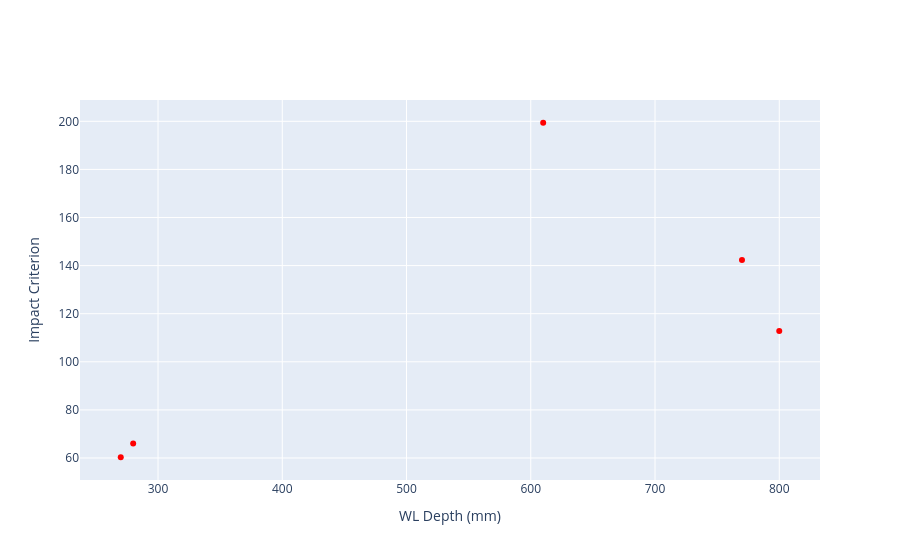
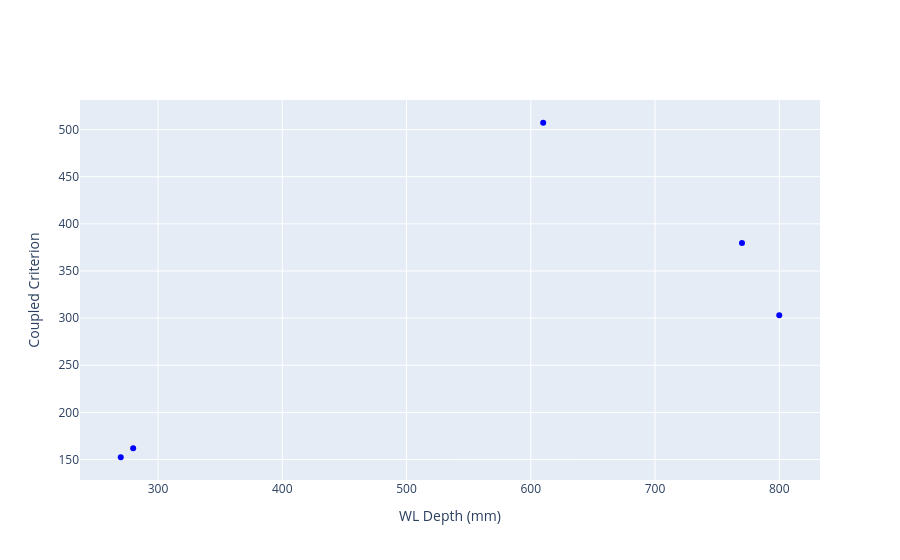
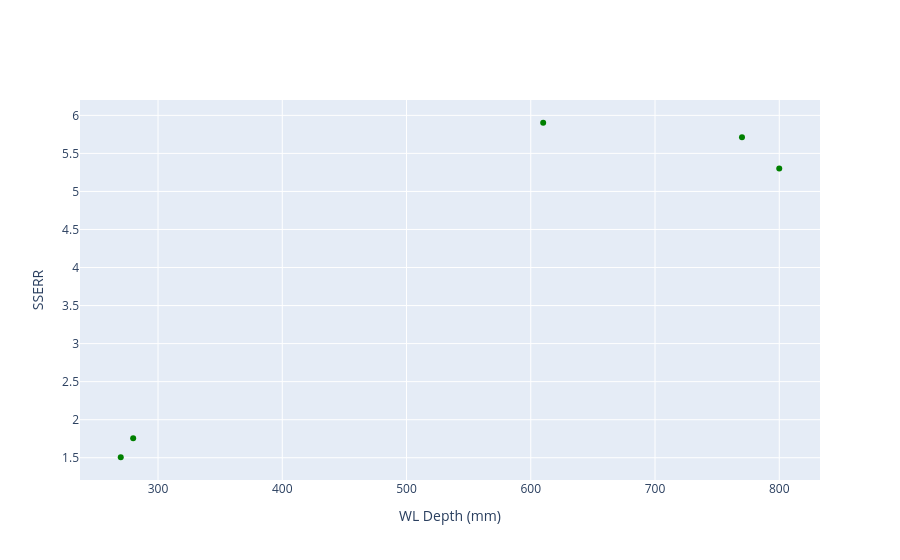
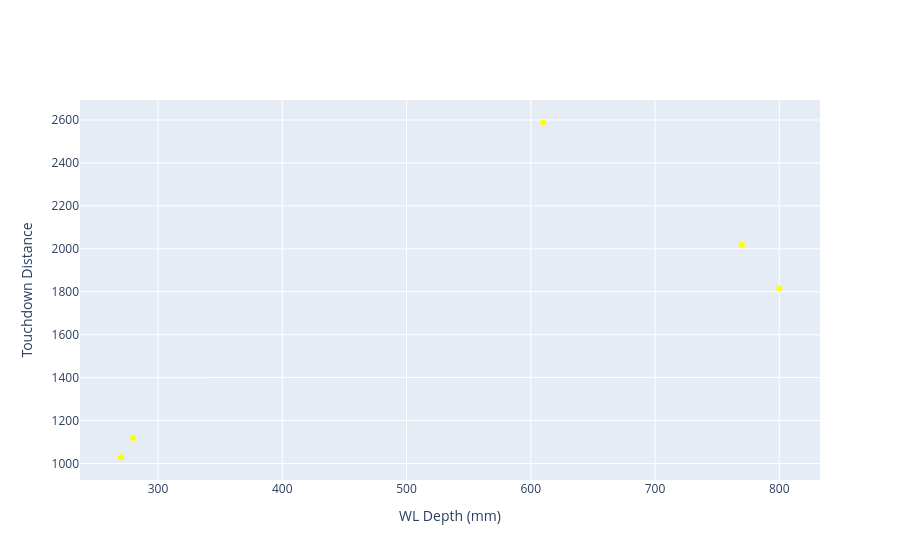

Notebook source saved alongside these figures, in order:
### Code cell
import plotly.graph_objects as go

fig = go.Figure()
fig.add_trace(go.Scatter(x=df["WL_Depth"], y=df["impact_criterion"], mode="markers", name="Impact Criterion", marker=dict(color="red")))
fig.update_layout(xaxis_title="WL Depth (mm)", yaxis_title="Impact Criterion")
fig.show()

fig = go.Figure()
fig.add_trace(go.Scatter(x=df["WL_Depth"], y=df["coupled_criterion"], mode="markers", name="Coupled Criterion", marker=dict(color="blue")))
fig.update_layout(xaxis_title="WL Depth (mm)", yaxis_title="Coupled Criterion")
fig.show()

fig = go.Figure()
fig.add_trace(go.Scatter(x=df["WL_Depth"], y=df["sserr_result"], mode="markers", name="SSERR", marker=dict(color="green")))
fig.update_layout(xaxis_title="WL Depth (mm)", yaxis_title="SSERR")
fig.show()

fig = go.Figure()
fig.add_trace(go.Scatter(x=df["WL_Depth"], y=df["touchdown_distance"], mode="markers", name="Touchdown Distance", marker=dict(color="yellow")))
fig.update_layout(xaxis_title="WL Depth (mm)", yaxis_title="Touchdown Distance")
fig.show()

fig = go.Figure()
fig.add_trace(go.Scatter(x=df["WL_Depth"], y=df["max_stress"], mode="markers", name="Max Stress", marker=dict(color="red")))
fig.update_layout(xaxis_title="WL Depth (mm)", yaxis_title="Max Stress")
fig.show()

fig = go.Figure()
fig.add_trace(go.Scatter(x=df["WL_Depth"], y=df["ss_max_Sxx_norm"], mode="markers", name="SS MAX SXX NORM", marker=dict(color="blue")))
fig.update_layout(xaxis_title="WL Depth (mm)", yaxis_title="SS MAX SXX NORM")
fig.show()

fig = go.Figure()
fig.add_trace(go.Scatter(x=df["WL_Depth"], y=df["slab_tensile_criterion"], mode="markers", name="SLAB TENSILE CRITERION", marker=dict(color="green")))
fig.update_layout(xaxis_title="WL Depth (mm)", yaxis_title="SLAB TENSILE CRITERION")
fig.show()

### Figure 1 — Plotly figure (JSON) as saved in the notebook; plotly's stock layout.template omitted (floating-point values rounded to 4 significant figures)
{"data": [{"marker": {"color": "red"}, "mode": "markers", "name": "Impact Criterion", "type": "scatter", "x": [280.0, 270.0, 610.0, 800.0, 770.0], "y": [66.03, 60.31, 199.4, 112.8, 142.3]}], "layout": {"xaxis": {"title": {"text": "WL Depth (mm)"}}, "yaxis": {"title": {"text": "Impact Criterion"}}}}

### Figure 2 — Plotly figure (JSON) as saved in the notebook; plotly's stock layout.template omitted (floating-point values rounded to 4 significant figures)
{"data": [{"marker": {"color": "blue"}, "mode": "markers", "name": "Coupled Criterion", "type": "scatter", "x": [280.0, 270.0, 610.0, 800.0, 770.0], "y": [162.0, 152.4, 507.2, 303.2, 379.8]}], "layout": {"xaxis": {"title": {"text": "WL Depth (mm)"}}, "yaxis": {"title": {"text": "Coupled Criterion"}}}}

### Figure 3 — Plotly figure (JSON) as saved in the notebook; plotly's stock layout.template omitted (floating-point values rounded to 4 significant figures)
{"data": [{"marker": {"color": "green"}, "mode": "markers", "name": "SSERR", "type": "scatter", "x": [280.0, 270.0, 610.0, 800.0, 770.0], "y": [1.757, 1.506, 5.903, 5.303, 5.713]}], "layout": {"xaxis": {"title": {"text": "WL Depth (mm)"}}, "yaxis": {"title": {"text": "SSERR"}}}}

### Figure 4 — Plotly figure (JSON) as saved in the notebook; plotly's stock layout.template omitted (floating-point values rounded to 4 significant figures)
{"data": [{"marker": {"color": "yellow"}, "mode": "markers", "name": "Touchdown Distance", "type": "scatter", "x": [280.0, 270.0, 610.0, 800.0, 770.0], "y": [1119.0, 1029.0, 2587.0, 1816.0, 2019.0]}], "layout": {"xaxis": {"title": {"text": "WL Depth (mm)"}}, "yaxis": {"title": {"text": "Touchdown Distance"}}}}
